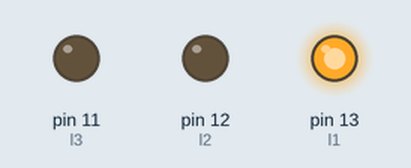
A sketch run on a simulated Arduino Uno, built with avr-gcc and run on an emulated ATmega328P. Shown: output pins drawn as LEDs (lit = HIGH).

Above: at 0.05 s.
At 0.55 s:
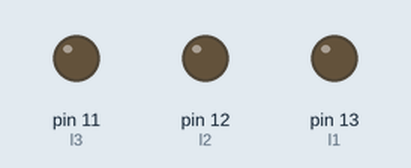
At 0.75 s:
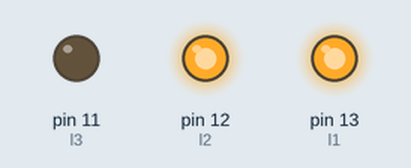
At 1.45 s:
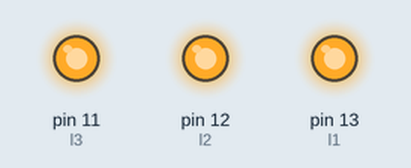
At 2.15 s:
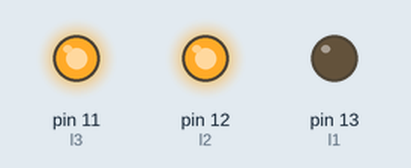
At 2.85 s:
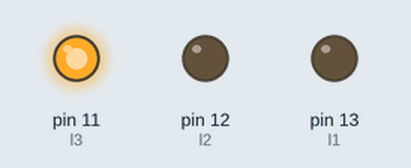
Timing chart, 0 to 3.1 s (numbered marks = the images above):
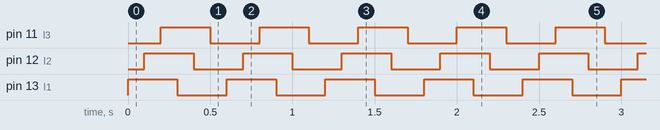

Measured:
- by itself, pin 11 (l3), pin 12 (l2), pin 13 (l1): alternates HIGH for 0.30 s and LOW for 0.30 s
- by itself, everything shown: repeats every 0.60 s, in 6 steps

The sketch:

sketch_sep28a.ino
```cpp
int l1 = 13;
int l2 = 12;
int l3 = 11;
void setup() {
  // put your setup code here, to run once:
pinMode(l1,OUTPUT);
pinMode(l2,OUTPUT);
pinMode(l3,OUTPUT);
}

void loop() {
  // put your main code here, to run repeatedly:
  digitalWrite(l1,HIGH);
  delay(100);
  digitalWrite(l2,HIGH);
  delay(100);
   digitalWrite(l3,HIGH);
  delay(100);

   digitalWrite(l1,LOW);
  delay(100);
  digitalWrite(l2,LOW);
  delay(100);
   digitalWrite(l3,LOW);
  delay(100);

}
```
